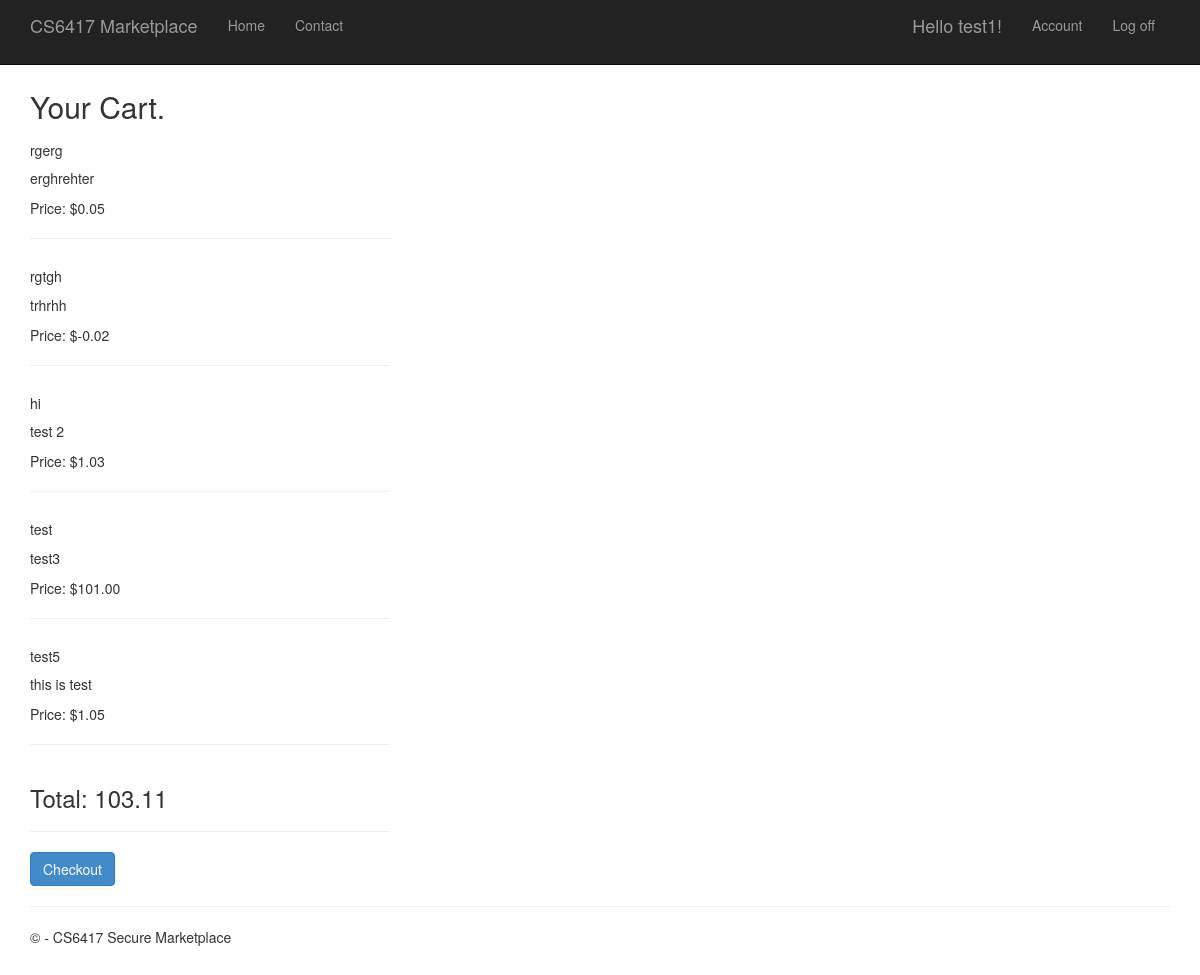
The app's page /cart/ (signed in) with its own data.
### app/models.py (models this page shows)
class Item(models.Model):
    user = models.ForeignKey(User, on_delete=models.CASCADE)
    title = models.CharField(max_length=100)
    description = models.CharField(max_length=255)
    price = models.DecimalField(max_digits=10, decimal_places=2)

### app/views.py (the view)
# urls.py: path('cart/', views.cart, name='cart'),
@login_required
def cart(request):
    assert isinstance(request, HttpRequest)
    total = 0.0
    try:
        cart = Cart.objects.get(user_id=request.user.id)
        items_in_cart_ids = cart.get_items()
        item_list = Item.objects.filter(id__in=items_in_cart_ids)
        for item in item_list:
            total += float(item.price)
    except Cart.DoesNotExist:
        item_list = []
    return render(
        request,
        'app/cart.html',
        {
            'title': 'Your Cart',
            'item_list' : item_list,
            'total': total,
        }
    )

### app/models.py (called while the page is built)
    def get_items(self):
        return json.loads(self.items)

### app/templates/app/cart.html
﻿{% extends "app/layout.html" %}
{% block content %}
{% if user.is_authenticated %}
<h2>{{ title }}.</h2>
{% for item in item_list %}
<div class="row">
    <div class="col-md-4">
        <div class="card">
            <div class="card-body">
                <h5 class="card-title">{{ item.title }}</h5>
                <p class="card-text">{{ item.description }}</p>
                <p class="card-text">Price: ${{ item.price }}</p>
                <hr />
            </div>
        </div>
    </div>
</div>
{% endfor %}
<div class="row">
    <div class="col-md-4">
        <h3>Total: {{ total }}</h3>
        <hr />
        <a href="" class="btn btn-primary">Checkout</a>
    </div>
</div>
{% else %}
<h2>Tricky! Create an account to gain permission.</h2>
{% endif %}
{% endblock %}

### app/templates/app/loginpartial.html (shortened to what this page needs)
{% if user.is_authenticated %}
<form id="logoutForm" action="/logout/" method="post" class="navbar-right">
    <ul class="nav navbar-nav navbar-right">
        <li><span class="navbar-brand">Hello {{ user.username }}!</span></li>
        <li><a href="{% url 'change_password' %}">Account</a></li>
        <li><a href="{% url 'logout' %}">Log off</a></li>
    </ul>
</form>
{% else %}
<ul class="nav navbar-nav navbar-right">
    <li><a href="{% url 'login' %}">Log in</a></li>
</ul>
{% endif %}

### app/static/app/content/site.css (style rules this page uses)
body { padding-top: 50px; padding-bottom: 20px; }

### records on screen
Item: title "rgerg", description "erghrehter", price "0.05"
Item: title "rgtgh", description "trhrhh", price "-0.02"
Item: title "hi", description "test 2", price "1.03"
Item: title "test", description "test3", price "101.00"
Item: title "test5", description "this is test", price "1.05"

### other values on screen
{{ user.username }} "test1"
{{ title }} "Your Cart"
{{ total }} "103.11"
